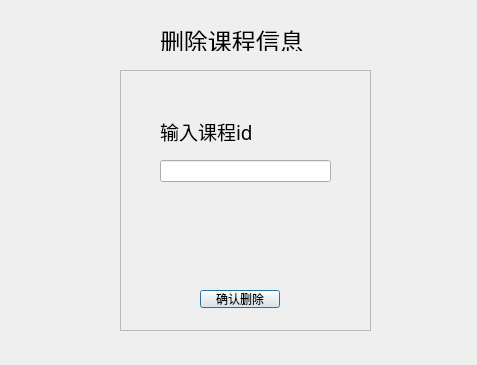
<?xml version="1.0" encoding="UTF-8"?>
<ui version="4.0">
 <class>deletecourdialog</class>
 <widget class="QDialog" name="deletecourdialog">
  <property name="geometry">
   <rect>
    <x>0</x>
    <y>0</y>
    <width>477</width>
    <height>365</height>
   </rect>
  </property>
  <property name="windowTitle">
   <string>Dialog</string>
  </property>
  <widget class="QFrame" name="frame">
   <property name="geometry">
    <rect>
     <x>120</x>
     <y>70</y>
     <width>251</width>
     <height>261</height>
    </rect>
   </property>
   <property name="frameShape">
    <enum>QFrame::StyledPanel</enum>
   </property>
   <property name="frameShadow">
    <enum>QFrame::Raised</enum>
   </property>
   <widget class="QPushButton" name="pushButton">
    <property name="geometry">
     <rect>
      <x>80</x>
      <y>220</y>
      <width>80</width>
      <height>18</height>
     </rect>
    </property>
    <property name="text">
     <string>确认删除</string>
    </property>
   </widget>
   <widget class="QLabel" name="idlabel">
    <property name="geometry">
     <rect>
      <x>40</x>
      <y>50</y>
      <width>150</width>
      <height>22</height>
     </rect>
    </property>
    <property name="font">
     <font>
      <family>幼圆</family>
      <pointsize>14</pointsize>
     </font>
    </property>
    <property name="text">
     <string>输入课程id</string>
    </property>
   </widget>
   <widget class="QLineEdit" name="idline">
    <property name="geometry">
     <rect>
      <x>40</x>
      <y>90</y>
      <width>171</width>
      <height>22</height>
     </rect>
    </property>
   </widget>
  </widget>
  <widget class="QLabel" name="label">
   <property name="geometry">
    <rect>
     <x>160</x>
     <y>30</y>
     <width>150</width>
     <height>21</height>
    </rect>
   </property>
   <property name="font">
    <font>
     <family>仿宋</family>
     <pointsize>18</pointsize>
    </font>
   </property>
   <property name="text">
    <string>删除课程信息</string>
   </property>
  </widget>
 </widget>
 <resources/>
 <connections/>
</ui>
